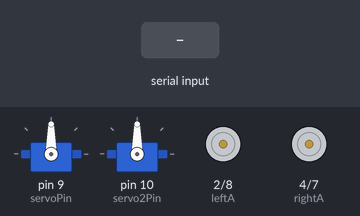
A sketch run on a simulated Arduino Uno, built with avr-gcc and run on an emulated ATmega328P. Shown: 2 × servo, motor-driver pin pairs drawn as motors (green arrow = first pin HIGH = forward, orange = second pin HIGH = backward, longer = more drive). The inputs (shaded band) are chosen by the test bench.

Above: at 1.2 s.
1.3 s: "w" received over Serial
At 2.5 s:
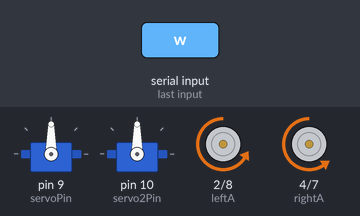
2.8 s: "a" received over Serial
At 3.2 s:
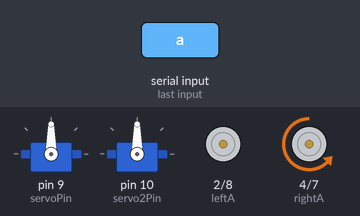
4.3 s: "s" received over Serial
At 4.8 s:
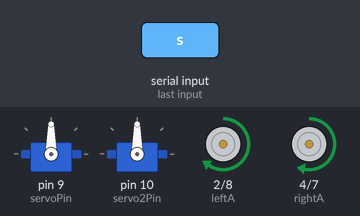
5.8 s: "d" received over Serial
At 6.7 s:
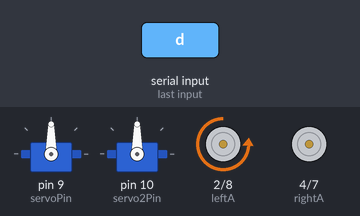
7.3 s: "j" received over Serial
At 8.3 s:
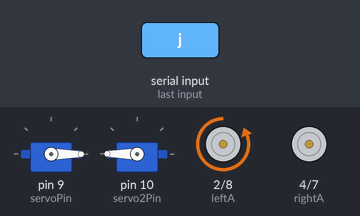
8.8 s: "l" received over Serial
At 9.1 s:
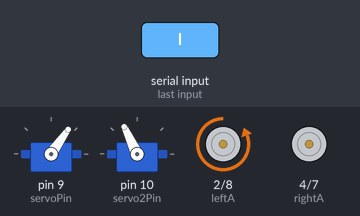
Timing chart, 0 to 11.3 s (numbered marks = the images above; inputs shaded):
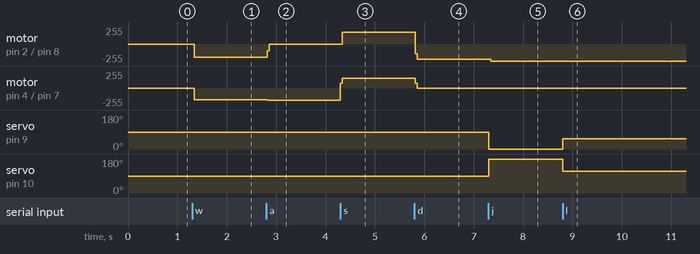

Measured:
- after the input at 1.3 s, motor on pin 2 (leftA) / pin 8 (leftB): stopped → backward 199/255 at once; motor on pin 4 (rightA) / pin 7 (rightB): stopped → backward 174/255 at once
- after the input at 2.8 s, motor on pin 2 (leftA) / pin 8 (leftB): backward 199/255 → stopped at once; motor on pin 4 (rightA) / pin 7 (rightB): backward 174/255 → backward 186/255 at once
- after the input at 4.3 s, motor on pin 2 (leftA) / pin 8 (leftB): stopped → forward 174/255 at once; motor on pin 4 (rightA) / pin 7 (rightB): backward 186/255 → forward 149/255 at once
- after the input at 5.8 s, motor on pin 2 (leftA) / pin 8 (leftB): forward 174/255 → backward 230/255 at once; motor on pin 4 (rightA) / pin 7 (rightB): forward 149/255 → stopped at once
- after the input at 7.3 s, motor on pin 2 (leftA) / pin 8 (leftB): backward 230/255 → backward 255/255 at once; servo on pin 9 (servoPin): 90° → 0° at once; servo on pin 10 (servo2Pin): 90° → 180° at once
- after the input at 8.8 s, servo on pin 9 (servoPin): 0° → 55° at once; servo on pin 10 (servo2Pin): 180° → 115° at once

The sketch:

Blink.ino
```cpp
#include <Servo.h>
  Servo servo;
  Servo servo2;
  int servoPin = 9;
  int servo2Pin = 10;
  int rightA = 4;
  int rightB = 7;
  int leftA = 2;
  int leftB = 8;
  char input;
void setup() {
  Serial.begin(9600);
  servo.attach(servoPin);
  servo2.attach(servo2Pin);
  pinMode(rightA, OUTPUT);
  pinMode(rightB, OUTPUT);
  pinMode(leftA, OUTPUT);
  pinMode(leftB, OUTPUT);
  //A backwards
  //B forwards
}

// the loop function runs over and over again forever
void loop() {
  if(Serial.available()){
    input = Serial.read();
  }
  if (input == 'w'){
    stopMotor();
    moveForward(255);
  }
  else if (input =='a'){
    stopMotor();
    turnLeft();
  }
  else if (input =='s'){
    stopMotor();
    moveBackward(255);
  }
  else if (input =='d'){
    stopMotor();
    turnRight();
  }
  else if (input == 'j'){
    openClaw();
  }
  else if (input =='k'){
    closeClaw();
  }
  else if (input =='l'){
    tightClose();
  }
  else{
    stopMotor();
  }
}

void openClaw(){
  servo.write(0);
  servo2.write(180);
}

void closeClaw(){
  servo.write(90);
  servo2.write(90);
}

void tightClose(){
  servo.write(55);
  servo2.write(115);
}

void moveForward(int val){
  digitalWrite(rightB, val);
  digitalWrite(leftB, val);
}

void moveBackward(int val){
  digitalWrite(rightA, val);
  digitalWrite(leftA, val);
}

void stopMotor(){
  digitalWrite(rightA, 0);
  digitalWrite(rightB, 0);
  digitalWrite(leftA, 0);
  digitalWrite(leftB, 0);
}

void turnLeft(){
  digitalWrite(rightB, 255);
  digitalWrite(leftA, 0);
  digitalWrite(leftB, 0);
}

void turnRight(){
  digitalWrite(leftB, 255);
  digitalWrite(rightA, 0);
  digitalWrite(rightB, 0);
}
```
